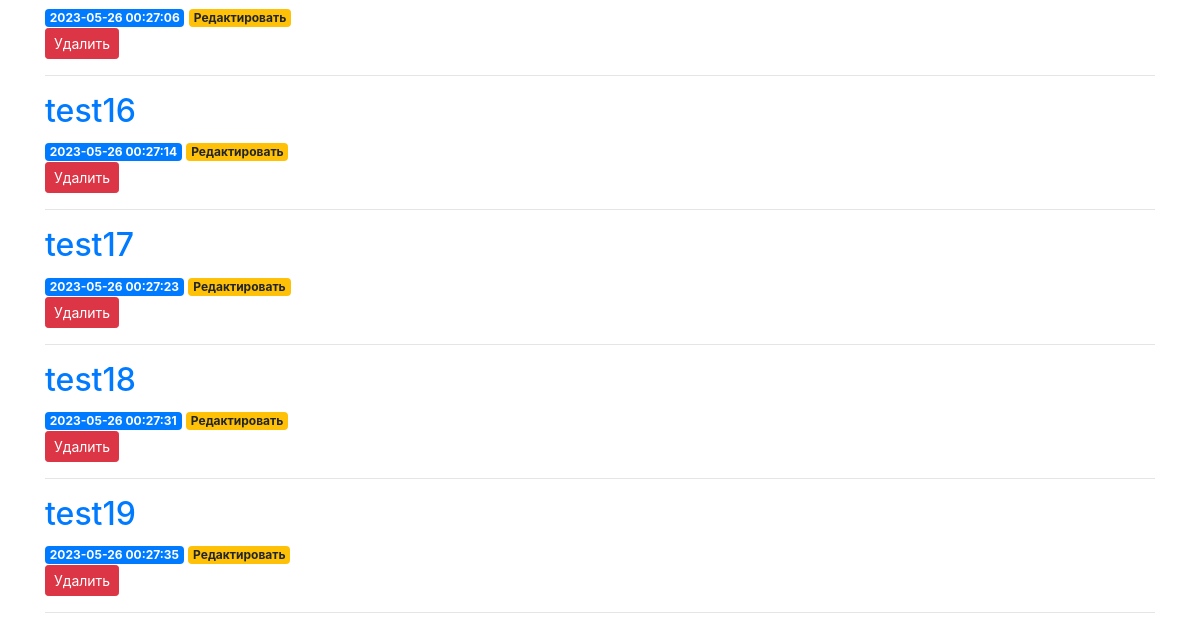
Before: / (lower part) with the older database file.
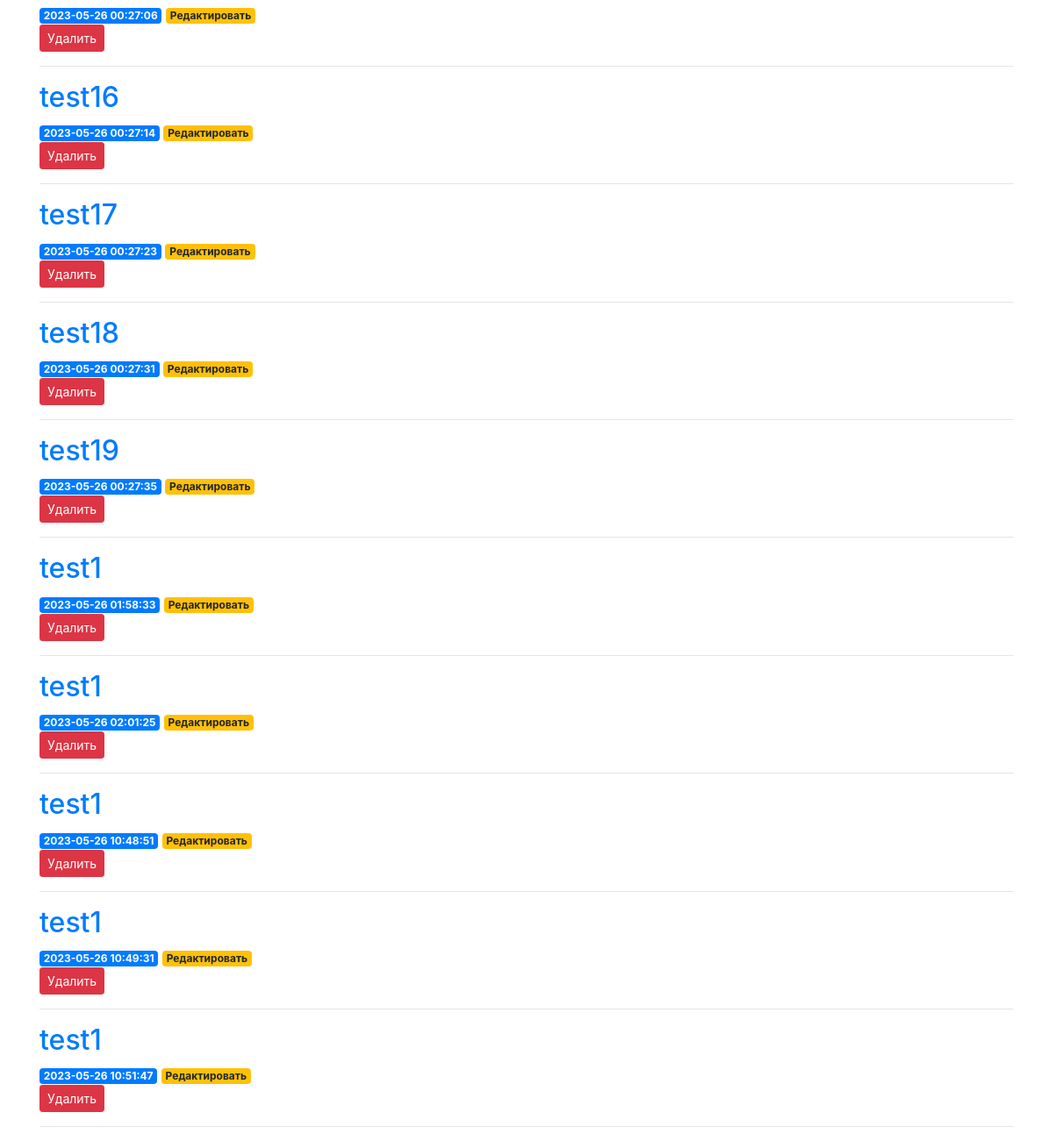
After: the same page with the newer database file.
### tables this page shows
CREATE TABLE arrays (
    id INTEGER PRIMARY KEY AUTOINCREMENT,
    created TIMESTAMP NOT NULL DEFAULT CURRENT_TIMESTAMP,
    title TEXT NOT NULL,
    content TEXT NOT NULL
);

### search/api/app.py (the view)
@app.route('/')
def index():
    try:
        conn = get_db_connection()
        arrays = conn.execute('SELECT * FROM arrays').fetchall()
        conn.close()
        return render_template('index.html', arrays=arrays)
    except Exception as error:
        abort(500)

### search/api/app.py (called while the page is built)
def get_db_connection():
    conn = sqlite3.connect('database.db')
    conn.row_factory = sqlite3.Row
    return conn

### search/api/templates/index.html (shortened to what this page needs)
{% extends 'base.html' %}
{% block content %}
    {% for array in arrays %}
        <a href="{{ url_for('array', array_id=array['id']) }}">
            <h2>{{ array['title'] }}</h2>
        </a>
        <span class="badge badge-primary">{{ array['created'] }}</span>
        <a href="{{ url_for('edit', id=array['id']) }}">
            <span class="badge badge-warning">Редактировать</span>
        </a>
        <form action="{{ url_for('delete', id=array['id']) }}" method="POST">
            <input type="submit" value="Удалить"
                    class="btn btn-danger btn-sm"
                    onclick="return confirm('Ты действительно хочешь удалить этот великолепный массив?')">
        </form>
        <hr>
    {% endfor %}
{% endblock %}

### search/api/templates/base.html (shortened to what this page needs)
<!doctype html>
<html lang="en">
<head>
    <link rel="stylesheet" href="https://stackpath.bootstrapcdn.com/bootstrap/4.3.1/css/bootstrap.min.css"
>
</head>
<body>
    <div class="container">
        {% block content %} {% endblock %}
    </div>
</body>
</html>

Changed rows visible on the page:
added arrays: title "test1", created "2023-05-26 01:58:33"
added arrays: title "test1", created "2023-05-26 02:01:25"
added arrays: title "test1", created "2023-05-26 10:48:51"
added arrays: title "test1", created "2023-05-26 10:49:31"
added arrays: title "test1", created "2023-05-26 10:51:47"
